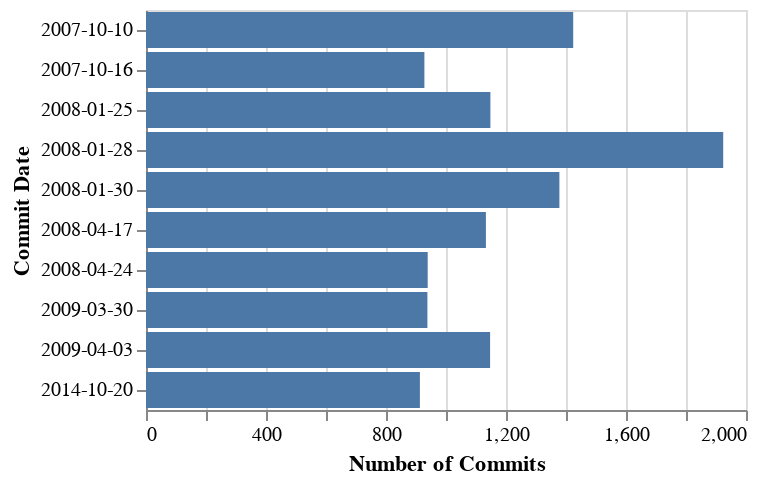

The code cell stored with this chart in its notebook:
### Code cell
q5 = """
SELECT *
FROM bruin-hiring.cdt_caneraslan.q5
ORDER BY number_of_commits DESC
LIMIT 10
"""

res = client.query(q5).result()
df = res.to_dataframe()

df['commit_date'] = pd.to_datetime(df['commit_date']) # we cannot directly convert dbtype to string
df['commit_date'] = df['commit_date'].dt.strftime('%Y-%m-%d')

alt.Chart(df).mark_bar().encode(
    y=alt.Y('commit_date:N', title='Commit Date'),
    x=alt.X('number_of_commits:Q', title='Number of Commits')
)

### Figure 1 — Vega-Lite specification as saved in the notebook (floating-point values rounded to 4 significant figures)
{"config": {"view": {"continuousWidth": 300, "continuousHeight": 300}}, "data": {"name": "data-0c257c0857d21a923f4d81bf6d4bbc9a"}, "mark": {"type": "bar"}, "encoding": {"x": {"field": "number_of_commits", "title": "Number of Commits", "type": "quantitative"}, "y": {"field": "commit_date", "title": "Commit Date", "type": "nominal"}}, "$schema": "https://vega.github.io/schema/vega-lite/v5.8.0.json", "datasets": {"data-0c257c0857d21a923f4d81bf6d4bbc9a": [{"commit_date": "2008-01-28", "number_of_commits": 1924}, {"commit_date": "2007-10-10", "number_of_commits": 1424}, {"commit_date": "2008-01-30", "number_of_commits": 1378}, {"commit_date": "2008-01-25", "number_of_commits": 1148}, {"commit_date": "2009-04-03", "number_of_commits": 1147}, {"commit_date": "2008-04-17", "number_of_commits": 1133}, {"commit_date": "2008-04-24", "number_of_commits": 939}, {"commit_date": "2009-03-30", "number_of_commits": 938}, {"commit_date": "2007-10-16", "number_of_commits": 928}, {"commit_date": "2014-10-20", "number_of_commits": 913}]}}
